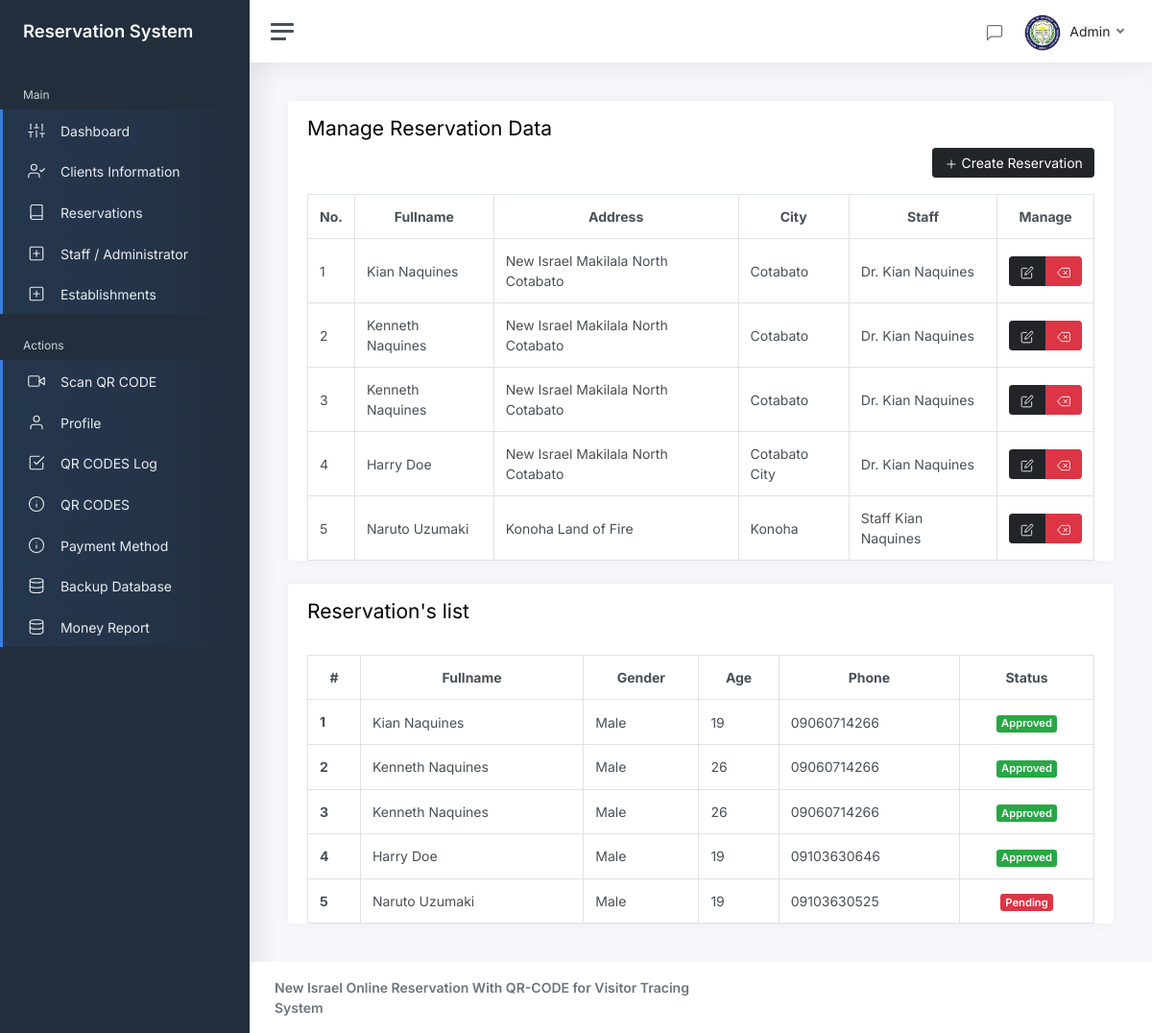
Page /admin/appointments.php (signed in) on the committed database.
### tables this page shows
CREATE TABLE `advance_user` (
  `advance_user_id` int(11) NOT NULL AUTO_INCREMENT,
  `advance_user_name` varchar(255) NOT NULL,
  `advance_user_email` varchar(255) NOT NULL,
  `gender` varchar(100) NOT NULL,
  `advance_user_role` varchar(255) NOT NULL,
  `advance_user_password` varchar(255) NOT NULL,
  `profile_image` varchar(255) NOT NULL,
  `verified` int(11) NOT NULL,
  `advance_user_created` datetime(6) NOT NULL,
  PRIMARY KEY (`advance_user_id`)
);

CREATE TABLE `appointments` (
  `appointment_id` int(11) NOT NULL AUTO_INCREMENT,
  `appointment_fullname` varchar(255) NOT NULL,
  `appointment_email` varchar(255) NOT NULL,
  `age` varchar(100) NOT NULL,
  `phone` varchar(13) NOT NULL,
  `address` varchar(255) NOT NULL,
  `city` varchar(255) NOT NULL,
  `gender` varchar(25) NOT NULL,
  `patient_comment` varchar(500) NOT NULL,
  `patient_doctor` varchar(255) NOT NULL,
  `appointment_created` datetime NOT NULL,
  `date` varchar(255) NOT NULL,
  `time` varchar(255) NOT NULL,
  `status` varchar(255) NOT NULL,
  PRIMARY KEY (`appointment_id`)
);

### admin/src/validation_loggedin.php (called while the page is built, shortened)
<?php
	require_once '../src/token.php';
	if($_SESSION['token'] != $token){
		header('location: index?error=You must login first.');
		session_unset();
		session_destroy();
		exit();
	}elseif ($_SESSION['advance_user_loggedin'] !== TRUE) {
		header('location: index?error=You must login first.');
		session_unset();
		session_destroy();
		exit();
	}else if(empty($_SESSION['token']) AND empty($_SESSION['token']) AND empty($_SESSION['client_email']) AND empty($_SESSION['client_role']) ){
		header('location: index?error=You must login first.');
		session_unset();
		session_destroy();
		exit();
	}else{
		$id         = htmlspecialchars($_SESSION['advance_user_id']);
		$username   = htmlspecialchars($_SESSION['advance_user_name']);
		$role       = htmlspecialchars($_SESSION['advance_user_role']);
	}
?>

### admin/appointments.php (the view, shortened to what this page needs)
<?php include "src/validation_loggedin.php"; ?>
<!DOCTYPE html>
<html lang="en">
<head>
	<link href="css/app.css" rel="stylesheet">
	<link rel="stylesheet" type="text/css" href="https://cdn.datatables.net/v/bs5/jszip-2.5.0/dt-1.11.2/b-2.0.0/b-colvis-2.0.0/b-html5-2.0.0/b-print-2.0.0/datatables.min.css"/>
</head>
<body>
	<div class="wrapper">
		<?php include "includes/sidebar.php"; ?>
		<div class="main">
		<?php include "includes/navbar.php"; ?>
			<main class="content">
				<div class="container-fluid p-0">
					<div class="card">
						<div class="card-header">
						<h3>Manage Reservation Data</h3>
							<div align="right">
								<a href="add_appointment.php" class="btn btn-dark"><i class="align-middle text-white" data-feather="plus"></i> Create Reservation</a>
							</div>
						</div>
						<div class="card-body py-0">
								<div class="row">
                            <div class="col-md-12 w-100 table-responsive">
                            <?php
								if($role === "1"){
									echo '
									<table class="table table-bordered my-0" id="myTable">
                                    <thead>
                                        <tr class="text-center">
                                            <th>No.</th>
                                            <th>Fullname</th>
                                            <th>Address</th>
                                            <th>City</th>
											<th>Staff</th>
											<th>Manage</th>
                                        </tr>
                                    </thead>';
									$i = 1;
                                    $stmtAll = $conn->prepare("SELECT * FROM appointments");
									$stmtAll->execute();
									$result = $stmtAll->get_result();
									while($row = $result->fetch_assoc()){
									echo '
									<tbody>
									<tr>
										<td>'.$i++.'</td>
										<td>'.$row['appointment_fullname'].'</td>
										<td>'.$row['address'].'</td>
										<td>'.$row['city'].'</td>
										<td>'.$row['patient_doctor'].'</td>
										<td>
											<div class="btn-group">
												<a href="update_appointment.php?appointment='.$row['appointment_id'].'&&charset_'.md5($row['appointment_id']).'&&fullname='.$row['appointment_fullname'].'&&email='.$row['appointment_fullname'].'&&gender='.$row['gender'].'&&staff='.$row['patient_doctor'].'" class="btn btn-dark" id="update" data-id="'.$row['appointment_id'].'"><i class="align-middle text-white" data-feather="edit"></i></a>
												<button class="btn btn-danger" id="delete" data-id="'.$row['appointment_id'].'"><i class="align-middle text-white" data-feather="delete"></i></button>
											</div>
										</td>
										</tr>
									</tbody>';
									}
                                	echo '</table>';
								}
							?>
                            </div>
                        </div>
						</div>
                    </div>
					<div class="card">
								<div class="card-header">
									<h3>Reservation's list</h3>
								</div>
								<div class="card-body py-0">
									<div class="table-responsive mt-2">
									<table class="table table-bordered mb-0" id="status">
										<thead>
											<tr class="text-center">
												<th scope="col">#</th>
												<th scope="col">Fullname</th>
												<th scope="col">Gender</th>
												<th scope="col">Age</th>
												<th scope="col">Phone</th>
												<th scope="col">Status</th>
											</tr>
										</thead>
										<tbody>
										<?php
										$message_i = 1;
										$appointments = $conn->prepare("SELECT * FROM appointments");
										$appointments->execute();
										$appointment_result = $appointments->get_result();
										if($appointment_result->num_rows > 0){
											while ($row = $appointment_result->fetch_assoc()) {
												echo '
													<tr>
														<th scope="row">'.$message_i++.'</th>
														<td>'.$row['appointment_fullname'].'</td>
														<td>'.$row['gender'].'</td>
														<td>'.$row['age'].'</td>
														<td>'.$row['phone'].'</td>
														<th class="text-center">';
															if($row['status'] == "Pending"){
																echo '<span class="badge bg-danger">'.$row['status'].'</span>';
															}else if($row['status'] == "Approved"){
																echo '<span class="badge bg-success">'.$row['status'].'</span>';
															}else{
																echo '<span class="badge bg-primary">'.$row['status'].'</span>';
															}
														echo '</th>
													</tr>';
											}
										}
										?>
										</tbody>
									</table>
								</div>
								</div>
							</div>
				</div>
			</main>
			<?php include "includes/footer.php"; ?>
		</div>
	</div>
</body>
</html>

### admin/includes/navbar.php (shortened to what this page needs)
<nav class="navbar navbar-expand navbar-light navbar-bg">
    <a class="sidebar-toggle d-flex">
        <i class="hamburger align-self-center"></i>
    </a>
    <div class="navbar-collapse collapse">
        <ul class="navbar-nav navbar-align">
            <?php
            if($role == "1"){
                echo '
                <li class="nav-item dropdown">
                <a class="nav-icon dropdown-toggle" href="#" id="messagesDropdown" data-bs-toggle="dropdown">
                    <div class="position-relative">
                        <i class="align-middle" data-feather="message-square"></i>
                        <div id="message_count">
                        </div>
                    </div>
                </a>
                <div class="dropdown-menu dropdown-menu-lg dropdown-menu-end py-0" aria-labelledby="messagesDropdown">
                    <div class="dropdown-menu-header">
                        <div class="position-relative">
                            Messages
                        </div>
                    </div>
                    <div class="list-group" id="message_list" style="overflow-x: auto; height: 300px;">
                    </div>
                    <div class="dropdown-menu-footer">
                        <a href="#" class="text-muted">Show all messages</a>
                    </div>
                </div>
            </li>
                ';
            }else{
                echo '';
            }
            ?>
            <li class="nav-item dropdown">
                <?php
							$getprofileimage = mysqli_query($conn,"SELECT profile_image FROM advance_user WHERE advance_user_id = '$id' LIMIT 1");
							while($getimage = mysqli_fetch_assoc($getprofileimage)){
									echo '
									<a class="nav-link dropdown-toggle d-none d-sm-inline-block" href="#" data-bs-toggle="dropdown">
										<img src="'.$getimage["profile_image"].'" class="avatar img-fluid rounded-circle me-1" alt="'.$username.'" /> <span class="text-dark">'.$username.'</span>
									</a>';
							}
						?>
            </li>
        </ul>
    </div>
</nav>

### rows in the picture
advance_user: profile_image (picture)
appointments: appointment_fullname "Kian Naquines", address "New Israel Makilala North Cotabato", city "Cotabato", patient_doctor "Dr. Kian Naquines", gender "Male", age "19", phone "09060714266", status "Approved"
appointments: appointment_fullname "Kenneth Naquines", address "New Israel Makilala North Cotabato", city "Cotabato", patient_doctor "Dr. Kian Naquines", gender "Male", age "26", phone "09060714266", status "Approved"
appointments: appointment_fullname "Kenneth Naquines", address "New Israel Makilala North Cotabato", city "Cotabato", patient_doctor "Dr. Kian Naquines", gender "Male", age "26", phone "09060714266", status "Approved"
appointments: appointment_fullname "Harry Doe", address "New Israel Makilala North Cotabato", city "Cotabato City", patient_doctor "Dr. Kian Naquines", gender "Male", age "19", phone "09103630646", status "Approved"
appointments: appointment_fullname "Naruto Uzumaki", address "Konoha Land of Fire", city "Konoha", patient_doctor "Staff Kian Naquines", gender "Male", age "19", phone "09103630525", status "Pending"
